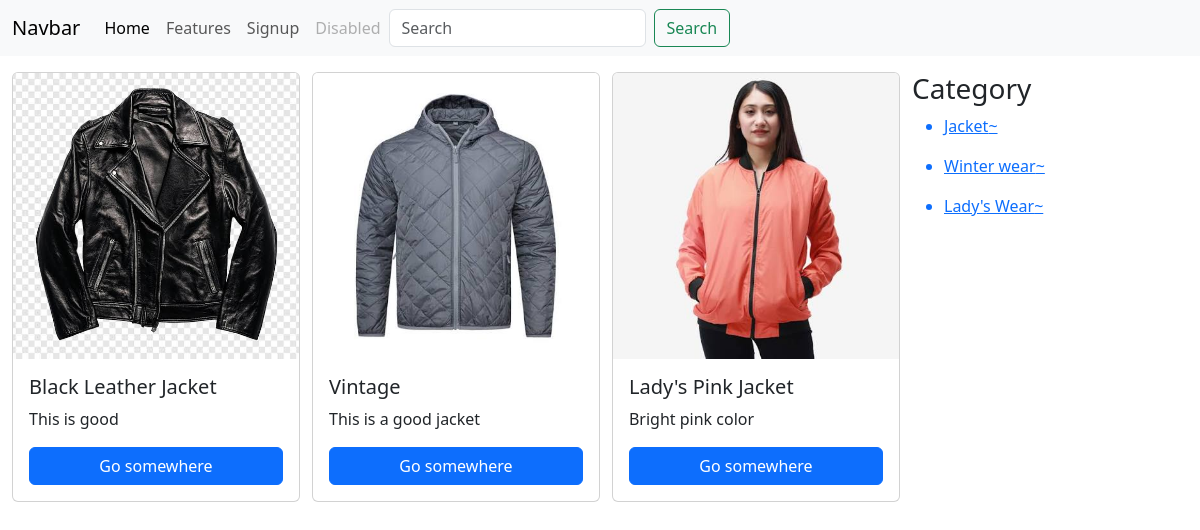
/?category=1, run on the app's committed database.
### store/models.py (models this page shows, shortened)
class Product(models.Model):
    product_name = models.CharField(max_length=50)
    price = models.IntegerField(default=0)
    category = models.ForeignKey(Category, on_delete = models.CASCADE, null = True, blank = True)
    description = models.CharField(max_length=300, default='')
    image = models.ImageField(upload_to = "image", default="")

class Category(models.Model):
    category_name = models.CharField(max_length=50)
    def __str__(self):
        return self.category_name

### store/views.py (the view)
# urls.py: 2. Add a URL to urlpatterns:  path('', views.home, name='home')
def home(request):
    categories = Category.objects.all()
    categoryID = request.GET.get('category')
    if categoryID:
        products = Product.objects.filter(category=categoryID)
    else:
        products = Product.objects.all()
    params = {
        'product': products,
        'category': categories
    }
    return render(request, 'store/home.html', params)

### store/templates/store/home.html (shortened to what this page needs)
{%extends 'store/nav.html'%}
{%block body%}
<div class="container-fluid mt-3">
  <div class="row">
    <div class="col-lg-9">
        <div class="row row-cols-1 row-cols-md-3 g-4">
    {%for i in product%}
    <div class="col">
    <div class="card h-100" style="width: 18rem">
      <img
      src="{{i.image.url}}"
        class="card-img-top"
        alt="..."/>
      <div class="card-body d-flex flex-column">
        <h5 class="card-title">{{i.product_name}}</h5>
        <p class="card-text">{{i.description}}</p>
        <a href="#" class="btn btn-primary mt-auto">Go somewhere</a>
      </div>
    </div>
    </div>
    {%endfor%}
  </div>
    </div>
    <div class="col-lg-3">
      <h3>Category</h3>
      {%for cat in category%}
        <ul>
          <a href="/?category={{cat.id}}"><li>{{cat}}~</li></a>
        </ul>
      {%endfor%}
    </div>
  </div>
</div>
{%endblock%}

### data on the page
Product: image (picture), product_name "Black Leather Jacket", description "This is good"
Product: image (picture), product_name "Vintage", description "This is a good jacket"
Product: image (picture), product_name "Lady's Pink Jacket", description "Bright pink color"
Category: category_name "Jacket"
Category: category_name "Winter wear"
Category: category_name "Lady's Wear"
